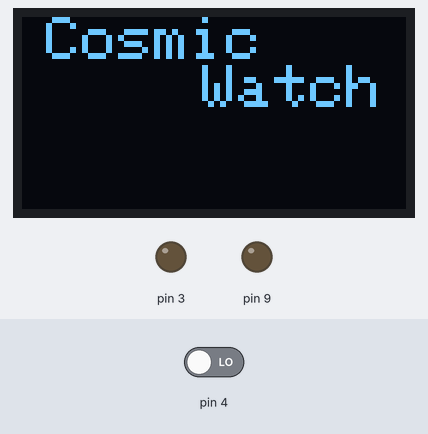
A sketch run on a simulated Arduino Uno, built with avr-gcc and run on an emulated ATmega328P. On the bench: 128×64 one-colour display, output pins drawn as LEDs (lit = HIGH). The test bench sets the inputs (shaded band); at power-on: pin 4 LOW. What the sketch prints to the serial monitor is not drawn.

Above: at 2.1 s.
At 3.1 s:
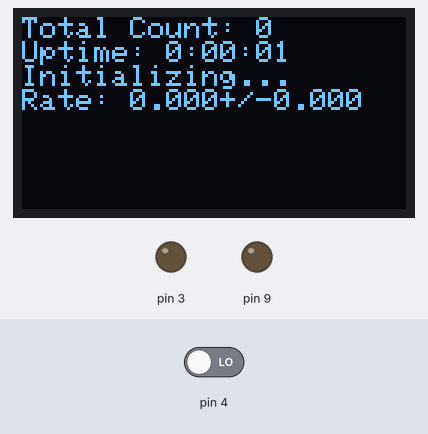
At 9.1 s:
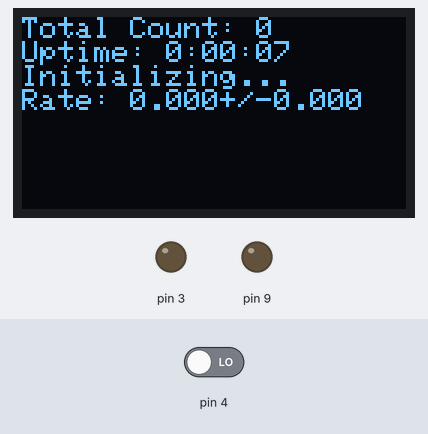
At 16.1 s:
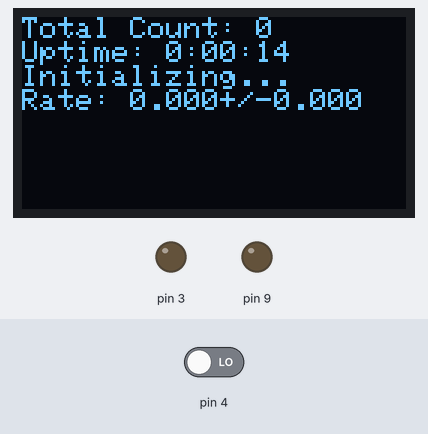
At 21.1 s:
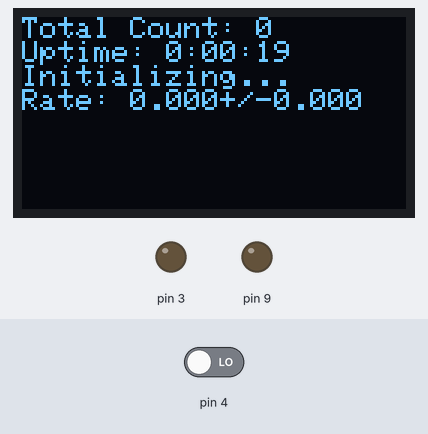
At 37.1 s:
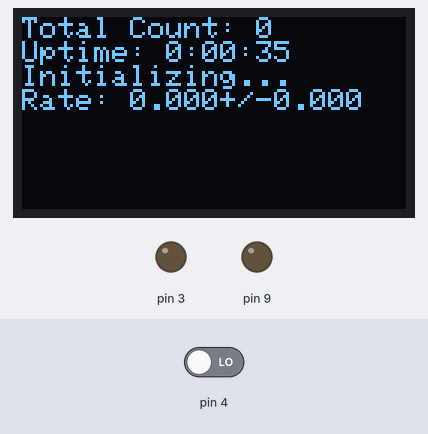

The sketch:

Screen_coincidencias.ino
```cpp
#include <EEPROM.h>
#include <TimerOne.h>
#include <Wire.h>
#include <SPI.h>
#include <Adafruit_SSD1306.h>
#include <Adafruit_GFX.h>

const byte OLED = 1;                    // Turn on/off the OLED [1,0] (Set to 0 to improve time)
const byte LED  = 1;                    // Turn on/off the LED delay [1,0] (Set to 0 to improve time)
const int LED_BRIGHTNESS = 255;          // Change the brightness on the LED [0-255]. 5 is a dim value.

//INTERUPT SETUP
#define TIMER_INTERVAL 1000000          // Every 1,000,000 us the timer will update the clock on the screen

//OLED SETUP
#define OLED_RESET 10
Adafruit_SSD1306 display(OLED_RESET);   // Setup the OLED

//initialize variables
char detector_name[40];

unsigned long time_stamp                      = 0L;
unsigned long measurement_deadtime            = 0L;
unsigned long time_measurement                = 0L;      // Time stamp
unsigned long interrupt_timer                 = 0L;      // Time stamp
unsigned long start_time                      = 0L;      // Reference time for all the time measurements
unsigned long total_deadtime                  = 0L;      // total measured deadtime
unsigned long waiting_t1                      = 0L;
unsigned long measurement_t1;
unsigned long measurement_t2;
unsigned long count                           = 0L;      // A tally of the number of muon counts observed

byte waiting_for_interupt = 0;

void setup() {
   ADCSRA &= ~(bit (ADPS0) | bit (ADPS1) | bit (ADPS2));    // clear prescaler bits
  ADCSRA |= bit (ADPS1);                                   // Set prescaler to 4
  Serial.begin(9600);

  display.begin(SSD1306_SWITCHCAPVCC, 0x3C);               // Begin the OLED screen

  if (OLED == 1)
  {
      display.setRotation(2);                       // 2 = upside down; 0 = rightside down
      OpeningScreen();
      delay(2000);
      display.setTextSize(1);
  }

  pinMode(3, OUTPUT);
  pinMode(4, INPUT);
  pinMode(5, INPUT);
  pinMode(9, OUTPUT);

  get_detector_name(detector_name);
  Serial.println(detector_name);

  start_time = millis();
  Timer1.initialize(TIMER_INTERVAL);             // Initialise timer 1
  Timer1.attachInterrupt(timerIsr);              // attach the ISR routine

}

void loop()
{
  while (1)
  {
      if(digitalRead(4) && digitalRead(5))  // Check coincidence
      {
        count++;
        digitalWrite(9, HIGH);
        digitalWrite(9, LOW);
        time_stamp = millis() - start_time;
        measurement_deadtime = total_deadtime;


        if((interrupt_timer + 1000 - millis()) < 15)
        {
          waiting_t1 = millis();
          waiting_for_interupt = 1;
          delay(30);
          waiting_for_interupt = 0;
        }

       measurement_t1 = micros();
       analogWrite(3, LED_BRIGHTNESS);
       Serial.println((String)count + " " + time_stamp);

       digitalWrite(6, LOW);
       digitalWrite(3, LOW);

       total_deadtime += (micros() - measurement_t1 + 1062) / 1000.;
      }

  }
}


//TIMER INTERUPT
void timerIsr()
{
  interrupts();
  interrupt_timer                       = millis();
  if (waiting_for_interupt == 1){total_deadtime += (millis() - waiting_t1);}
  waiting_for_interupt = 0;
  if (OLED == 1){get_time();}
}

// This function updates the OLED screen with the stats.
void get_time() {
  unsigned long int OLED_t1        = micros();
  float count_average         = 0;
  float count_std             = 0;

  if (count > 0.)
  {
  count_average = count / ((interrupt_timer - start_time - total_deadtime) / 1000.);
  count_std     = sqrt(count) / ((interrupt_timer - start_time - total_deadtime) / 1000.);
  }
   else
  {
      count_average   = 0;
      count_std       = 0;
  }

  display.setCursor(0, 0);
  display.clearDisplay();
  display.print(F("Total Count: "));
  display.println(count);
  display.print(F("Uptime: "));

  int minutes                 = ((interrupt_timer- start_time) / 1000 / 60) % 60;
  int seconds                 = ((interrupt_timer- start_time) / 1000) % 60;
  char min_char[4];
  char sec_char[4];

  sprintf(min_char, "%02d", minutes);
  sprintf(sec_char, "%02d", seconds);

  display.println((String) (interrupt_timer / 1000 / 3600) + ":" + min_char + ":" + sec_char);

  if (count == 0)
  {
      display.println(F("Initializing..."));
  }

  char tmp_average[4];
  char tmp_std[4];

  int decimals = 2;
  if (count_average < 10) {decimals = 3;}

  dtostrf(count_average, 1, decimals, tmp_average);
  dtostrf(count_std, 1, decimals, tmp_std);

  display.print(F("Rate: "));
  display.print((String)tmp_average);
  display.print(F("+/-"));
  display.println((String)tmp_std);
  display.display();

  total_deadtime                      += (micros() - OLED_t1 +73.)/1000.;
}


// This function runs the splash screen as you turn on the detector
void OpeningScreen(void) {
  display.setTextSize(2);
  display.setTextColor(WHITE);
  display.setCursor(8, 0);
  display.clearDisplay();
  display.print(F("Cosmic \n     Watch"));
  display.display();
  display.setTextSize(1);
  display.clearDisplay();
}


// This function reads the first 40 characters written to the EEPROM, where the name is stored
// To change the name of the detector, upload the Naming.ino Arduino code.
boolean get_detector_name(char* det_name)
{
    byte ch;                              // byte read from eeprom
    int bytesRead = 0;                    // number of bytes read so far
    ch = EEPROM.read(bytesRead);          // read next byte from eeprom
    det_name[bytesRead] = ch;               // store it into the user buffer
    bytesRead++;                          // increment byte counter

    while ( (ch != 0x00) && (bytesRead < 40) && ((bytesRead) <= 511) )
    {
        ch = EEPROM.read(bytesRead);
        det_name[bytesRead] = ch;           // store it into the user buffer
        bytesRead++;                      // increment byte counter
    }
    if ((ch != 0x00) && (bytesRead >= 1)) {det_name[bytesRead - 1] = 0;}
    return true;
}
```

Measured:
- what the display in image 1 shows lasts 1.0 s, from 3.1 s to 4.1 s
- what the display in image 3 shows lasts 2.0 s, from 16.1 s to 18.1 s
